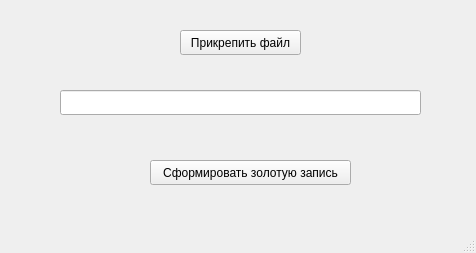
<?xml version="1.0" encoding="UTF-8"?>
<ui version="4.0">
 <class>MainWindow</class>
 <widget class="QMainWindow" name="MainWindow">
  <property name="geometry">
   <rect>
    <x>0</x>
    <y>0</y>
    <width>476</width>
    <height>253</height>
   </rect>
  </property>
  <property name="sizePolicy">
   <sizepolicy hsizetype="Fixed" vsizetype="Fixed">
    <horstretch>0</horstretch>
    <verstretch>0</verstretch>
   </sizepolicy>
  </property>
  <property name="baseSize">
   <size>
    <width>0</width>
    <height>-1</height>
   </size>
  </property>
  <property name="windowTitle">
   <string>MainWindow</string>
  </property>
  <widget class="QWidget" name="centralwidget">
   <widget class="QPushButton" name="openPathButton">
    <property name="geometry">
     <rect>
      <x>180</x>
      <y>30</y>
      <width>121</width>
      <height>25</height>
     </rect>
    </property>
    <property name="text">
     <string>Прикрепить файл</string>
    </property>
   </widget>
   <widget class="QPushButton" name="createGoldenRecordButton">
    <property name="geometry">
     <rect>
      <x>150</x>
      <y>160</y>
      <width>201</width>
      <height>25</height>
     </rect>
    </property>
    <property name="text">
     <string>Сформировать золотую запись</string>
    </property>
   </widget>
   <widget class="QLineEdit" name="pathLine">
    <property name="geometry">
     <rect>
      <x>60</x>
      <y>90</y>
      <width>361</width>
      <height>25</height>
     </rect>
    </property>
    <property name="readOnly">
     <bool>true</bool>
    </property>
   </widget>
  </widget>
  <widget class="QMenuBar" name="menubar">
   <property name="geometry">
    <rect>
     <x>0</x>
     <y>0</y>
     <width>476</width>
     <height>22</height>
    </rect>
   </property>
  </widget>
  <widget class="QStatusBar" name="statusbar"/>
 </widget>
 <resources/>
 <connections/>
</ui>
